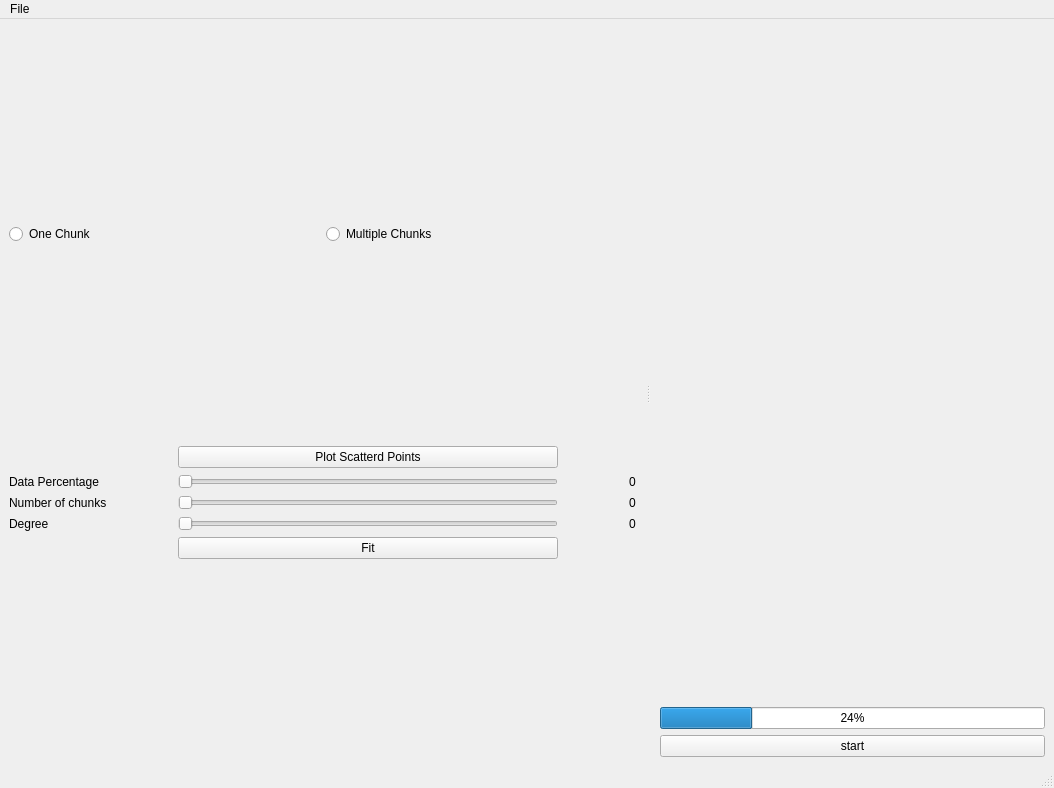
<?xml version="1.0" encoding="UTF-8"?>
<ui version="4.0">
 <class>MainWindow</class>
 <widget class="QMainWindow" name="MainWindow">
  <property name="geometry">
   <rect>
    <x>0</x>
    <y>0</y>
    <width>1054</width>
    <height>788</height>
   </rect>
  </property>
  <property name="windowTitle">
   <string>MainWindow</string>
  </property>
  <widget class="QWidget" name="centralwidget">
   <layout class="QVBoxLayout" name="verticalLayout_3">
    <item>
     <layout class="QVBoxLayout" name="graph_Layout">
      <property name="bottomMargin">
       <number>0</number>
      </property>
     </layout>
    </item>
    <item>
     <layout class="QHBoxLayout" name="Radio_butto_Layout" stretch="0,0">
      <item>
       <widget class="QRadioButton" name="one_chunk">
        <property name="text">
         <string>One Chunk</string>
        </property>
       </widget>
      </item>
      <item>
       <widget class="QRadioButton" name="mlutiple_chunks">
        <property name="text">
         <string>Multiple Chunks</string>
        </property>
       </widget>
      </item>
     </layout>
    </item>
    <item>
     <layout class="QGridLayout" name="gridLayout">
      <property name="horizontalSpacing">
       <number>71</number>
      </property>
      <item row="2" column="0">
       <widget class="QLabel" name="label_3">
        <property name="text">
         <string>Number of chunks</string>
        </property>
       </widget>
      </item>
      <item row="3" column="2">
       <widget class="QLabel" name="degree_lable">
        <property name="text">
         <string>0</string>
        </property>
       </widget>
      </item>
      <item row="2" column="2">
       <widget class="QLabel" name="number_of_chunks_lable">
        <property name="text">
         <string>0</string>
        </property>
       </widget>
      </item>
      <item row="3" column="1">
       <widget class="QSlider" name="polynomial_degree_slider">
        <property name="minimumSize">
         <size>
          <width>0</width>
          <height>0</height>
         </size>
        </property>
        <property name="maximum">
         <number>100</number>
        </property>
        <property name="orientation">
         <enum>Qt::Horizontal</enum>
        </property>
       </widget>
      </item>
      <item row="1" column="1">
       <widget class="QSlider" name="data_percentage_slider">
        <property name="orientation">
         <enum>Qt::Horizontal</enum>
        </property>
       </widget>
      </item>
      <item row="1" column="0">
       <widget class="QLabel" name="label_5">
        <property name="text">
         <string>Data Percentage</string>
        </property>
       </widget>
      </item>
      <item row="3" column="0">
       <widget class="QLabel" name="label_4">
        <property name="text">
         <string>Degree</string>
        </property>
       </widget>
      </item>
      <item row="2" column="1">
       <widget class="QSlider" name="number_of_chunks_slider">
        <property name="orientation">
         <enum>Qt::Horizontal</enum>
        </property>
       </widget>
      </item>
      <item row="1" column="2">
       <widget class="QLabel" name="data_percentage_label">
        <property name="text">
         <string>0</string>
        </property>
       </widget>
      </item>
      <item row="0" column="1">
       <widget class="QPushButton" name="start_button">
        <property name="text">
         <string>Plot Scatterd Points</string>
        </property>
       </widget>
      </item>
      <item row="4" column="1">
       <widget class="QPushButton" name="fitting_button">
        <property name="text">
         <string>Fit</string>
        </property>
       </widget>
      </item>
     </layout>
    </item>
   </layout>
  </widget>
  <widget class="QMenuBar" name="menubar">
   <property name="geometry">
    <rect>
     <x>0</x>
     <y>0</y>
     <width>1054</width>
     <height>21</height>
    </rect>
   </property>
   <widget class="QMenu" name="menuFile">
    <property name="title">
     <string>File </string>
    </property>
    <addaction name="actionoppppen"/>
   </widget>
   <addaction name="menuFile"/>
  </widget>
  <widget class="QStatusBar" name="statusbar"/>
  <widget class="QDockWidget" name="dockWidget">
   <property name="minimumSize">
    <size>
     <width>403</width>
     <height>98</height>
    </size>
   </property>
   <property name="features">
    <set>QDockWidget::NoDockWidgetFeatures</set>
   </property>
   <property name="allowedAreas">
    <set>Qt::RightDockWidgetArea</set>
   </property>
   <attribute name="dockWidgetArea">
    <number>2</number>
   </attribute>
   <widget class="QWidget" name="dockWidgetContents">
    <layout class="QVBoxLayout" name="verticalLayout_4">
     <item>
      <layout class="QVBoxLayout" name="erro_map_layout">
       <item>
        <spacer name="verticalSpacer">
         <property name="orientation">
          <enum>Qt::Vertical</enum>
         </property>
         <property name="sizeHint" stdset="0">
          <size>
           <width>20</width>
           <height>40</height>
          </size>
         </property>
        </spacer>
       </item>
      </layout>
     </item>
     <item>
      <widget class="QProgressBar" name="progressBar">
       <property name="value">
        <number>24</number>
       </property>
      </widget>
     </item>
     <item>
      <widget class="QPushButton" name="start_erroe_map_button">
       <property name="text">
        <string>start</string>
       </property>
      </widget>
     </item>
    </layout>
   </widget>
  </widget>
  <action name="openaction">
   <property name="enabled">
    <bool>true</bool>
   </property>
   <property name="text">
    <string>Open </string>
   </property>
  </action>
  <action name="actionoppppen">
   <property name="text">
    <string>oppppen</string>
   </property>
  </action>
 </widget>
 <resources/>
 <connections/>
</ui>
